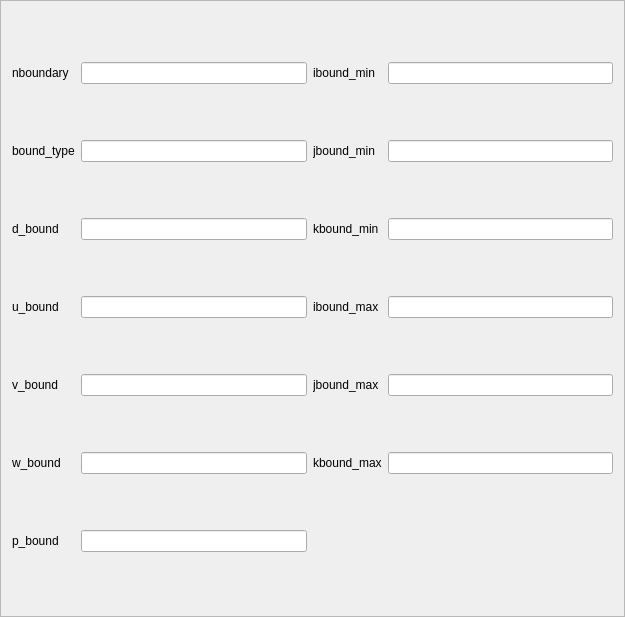
<?xml version="1.0" encoding="UTF-8"?>
<ui version="4.0">
 <class>Frame</class>
 <widget class="QFrame" name="Frame">
  <property name="geometry">
   <rect>
    <x>0</x>
    <y>0</y>
    <width>625</width>
    <height>617</height>
   </rect>
  </property>
  <property name="windowTitle">
   <string>Frame</string>
  </property>
  <property name="frameShape">
   <enum>QFrame::StyledPanel</enum>
  </property>
  <property name="frameShadow">
   <enum>QFrame::Raised</enum>
  </property>
  <layout class="QGridLayout" name="gridLayout">
   <item row="0" column="0">
    <widget class="QLabel" name="nboundary">
     <property name="statusTip">
      <string/>
     </property>
     <property name="text">
      <string>nboundary</string>
     </property>
    </widget>
   </item>
   <item row="0" column="1">
    <widget class="QLineEdit" name="editnboundary">
     <property name="statusTip">
      <string>edit nboundary</string>
     </property>
    </widget>
   </item>
   <item row="0" column="2">
    <widget class="QLabel" name="ibound_min">
     <property name="text">
      <string>ibound_min</string>
     </property>
    </widget>
   </item>
   <item row="0" column="3">
    <widget class="QLineEdit" name="editibound_min">
     <property name="statusTip">
      <string>edit ibound_min</string>
     </property>
    </widget>
   </item>
   <item row="1" column="0">
    <widget class="QLabel" name="bound_type">
     <property name="text">
      <string>bound_type</string>
     </property>
    </widget>
   </item>
   <item row="1" column="1">
    <widget class="QLineEdit" name="editbound_type">
     <property name="statusTip">
      <string>edit bound_type</string>
     </property>
    </widget>
   </item>
   <item row="1" column="2">
    <widget class="QLabel" name="jbound_min">
     <property name="text">
      <string>jbound_min</string>
     </property>
    </widget>
   </item>
   <item row="1" column="3">
    <widget class="QLineEdit" name="editjbound_min">
     <property name="statusTip">
      <string>edit jbound_min</string>
     </property>
    </widget>
   </item>
   <item row="2" column="0">
    <widget class="QLabel" name="d_bound">
     <property name="statusTip">
      <string/>
     </property>
     <property name="text">
      <string>d_bound</string>
     </property>
    </widget>
   </item>
   <item row="2" column="1">
    <widget class="QLineEdit" name="editd_bound">
     <property name="statusTip">
      <string>edit d_bound</string>
     </property>
    </widget>
   </item>
   <item row="2" column="2">
    <widget class="QLabel" name="kbound_min">
     <property name="text">
      <string>kbound_min</string>
     </property>
    </widget>
   </item>
   <item row="2" column="3">
    <widget class="QLineEdit" name="editkbound_min">
     <property name="statusTip">
      <string>edit kbound_min</string>
     </property>
    </widget>
   </item>
   <item row="3" column="0">
    <widget class="QLabel" name="u_bound">
     <property name="text">
      <string>u_bound</string>
     </property>
    </widget>
   </item>
   <item row="3" column="1">
    <widget class="QLineEdit" name="editu_bound">
     <property name="statusTip">
      <string>edit u_bound</string>
     </property>
    </widget>
   </item>
   <item row="3" column="2">
    <widget class="QLabel" name="ibound_max">
     <property name="text">
      <string>ibound_max</string>
     </property>
    </widget>
   </item>
   <item row="3" column="3">
    <widget class="QLineEdit" name="editibound_max">
     <property name="statusTip">
      <string>edit ibound_max</string>
     </property>
    </widget>
   </item>
   <item row="4" column="0">
    <widget class="QLabel" name="v_bound">
     <property name="text">
      <string>v_bound</string>
     </property>
    </widget>
   </item>
   <item row="4" column="1">
    <widget class="QLineEdit" name="editv_bound">
     <property name="statusTip">
      <string>edit v_bound</string>
     </property>
    </widget>
   </item>
   <item row="4" column="2">
    <widget class="QLabel" name="jbound_max">
     <property name="text">
      <string>jbound_max</string>
     </property>
    </widget>
   </item>
   <item row="4" column="3">
    <widget class="QLineEdit" name="editjbound_max">
     <property name="statusTip">
      <string>edit jbound_max</string>
     </property>
    </widget>
   </item>
   <item row="5" column="0">
    <widget class="QLabel" name="w_bound">
     <property name="text">
      <string>w_bound</string>
     </property>
    </widget>
   </item>
   <item row="5" column="1">
    <widget class="QLineEdit" name="editw_bound">
     <property name="statusTip">
      <string>edit w_bound</string>
     </property>
    </widget>
   </item>
   <item row="5" column="2">
    <widget class="QLabel" name="kbound_max">
     <property name="text">
      <string>kbound_max</string>
     </property>
    </widget>
   </item>
   <item row="5" column="3">
    <widget class="QLineEdit" name="editkbound_max">
     <property name="statusTip">
      <string>edit kbound_max</string>
     </property>
    </widget>
   </item>
   <item row="6" column="0">
    <widget class="QLabel" name="p_bound">
     <property name="text">
      <string>p_bound</string>
     </property>
    </widget>
   </item>
   <item row="6" column="1">
    <widget class="QLineEdit" name="editp_bound">
     <property name="statusTip">
      <string>edit p_bound</string>
     </property>
    </widget>
   </item>
  </layout>
 </widget>
 <resources/>
 <connections/>
</ui>
